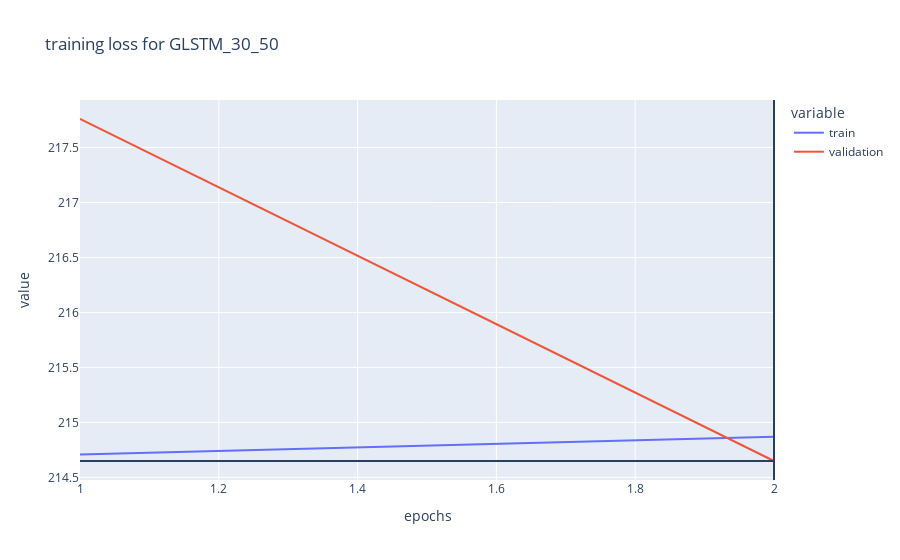

This figure's notebook cell:
### Code cell
plot(model,
     config,
     loss_training, 
     loss_validation, 
     f"GLSTM_{past_step}_{future_step}", 
     show = True)

### Figure 1 — Plotly figure (JSON) as saved in the notebook; plotly's stock layout.template omitted (floating-point values rounded to 4 significant figures)
{"data": [{"hovertemplate": "variable=train<br>epochs=%{x}<br>value=%{y}<extra></extra>", "legendgroup": "train", "line": {"color": "#636efa", "dash": "solid"}, "marker": {"symbol": "circle"}, "mode": "lines", "name": "train", "orientation": "v", "showlegend": true, "type": "scatter", "x": [1, 2], "xaxis": "x", "y": [214.7, 214.9], "yaxis": "y"}, {"hovertemplate": "variable=validation<br>epochs=%{x}<br>value=%{y}<extra></extra>", "legendgroup": "validation", "line": {"color": "#EF553B", "dash": "solid"}, "marker": {"symbol": "circle"}, "mode": "lines", "name": "validation", "orientation": "v", "showlegend": true, "type": "scatter", "x": [1, 2], "xaxis": "x", "y": [217.8, 214.6], "yaxis": "y"}], "layout": {"autosize": true, "legend": {"title": {"text": "variable"}, "tracegroupgap": 0}, "shapes": [{"type": "line", "x0": 2, "x1": 2, "xref": "x", "y0": 0, "y1": 1, "yref": "y domain"}, {"type": "line", "x0": 0, "x1": 1, "xref": "x domain", "y0": 214.6, "y1": 214.6, "yref": "y"}], "title": {"text": "training loss for GLSTM_30_50"}, "xaxis": {"anchor": "y", "autorange": true, "domain": [0, 1], "range": [1, 2.001], "title": {"text": "epochs"}, "type": "linear"}, "yaxis": {"anchor": "x", "autorange": true, "domain": [0, 1], "range": [214.5, 217.9], "title": {"text": "value"}, "type": "linear"}}}
